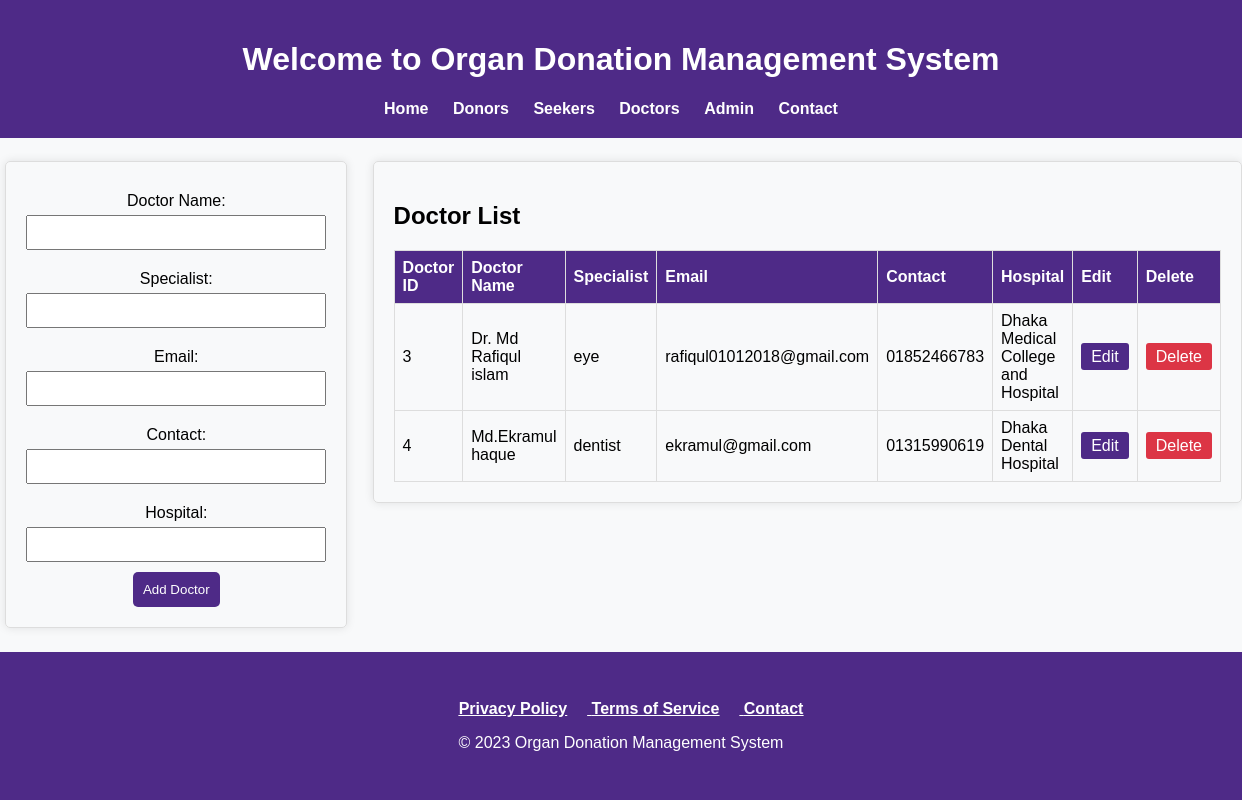
Screenshot of /manage_doctor.php with the database file from the repository.
### tables this page shows
CREATE TABLE `doctor` (
  `doctor_id` int(20) NOT NULL,
  `doctor_name` varchar(30) NOT NULL,
  `specialist` varchar(30) NOT NULL,
  `email` varchar(50) NOT NULL,
  `contact` varchar(30) NOT NULL,
  `hospital` varchar(100) NOT NULL
);

### manage_doctor.php (the view, shortened to what this page needs)
<?php
$servername = "localhost";
$username = "root";
$password = "";
$dbname = "idp_project";
$conn = new mysqli($servername, $username, $password, $dbname);
$sql = "SELECT * FROM doctor";
$result = $conn->query($sql);
$editDoctor = null;
?>
<!DOCTYPE html>
<html lang="en">
<head>
</head>
<body>
    <header>
        <h1>Welcome to Organ Donation Management System</h1>
        <nav>
            <ul>
                <li><a href="home.php">Home</a></li>
                <li><a href="donor.php">Donors</a></li>
                <li><a href="seeker.php">Seekers</a></li>
                <li><a href="doctor.php">Doctors</a></li>
                <li><a href="admin.php">Admin</a></li>
                <li><a href="contact.php">Contact</a></li>
            </ul>
        </nav>
    </header>
    <div style="display: flex; align-items: flex-start;">
        <div class="container">
            <form method="post" action="<?php echo htmlspecialchars($_SERVER["PHP_SELF"]); ?>">
                <label for="doctor_name">Doctor Name:</label>
                <input type="text" name="doctor_name" value="<?php echo isset($editDoctor['doctor_name']) ? $editDoctor['doctor_name'] : ''; ?>" required>
                <label for="specialist">Specialist:</label>
                <input type="text" name="specialist" value="<?php echo isset($editDoctor['specialist']) ? $editDoctor['specialist'] : ''; ?>" required>
                <label for="email">Email:</label>
                <input type="email" name="email" value="<?php echo isset($editDoctor['email']) ? $editDoctor['email'] : ''; ?>" required>
                <label for="contact">Contact:</label>
                <input type="text" name="contact" value="<?php echo isset($editDoctor['contact']) ? $editDoctor['contact'] : ''; ?>" required>
                <label for="hospital">Hospital:</label>
                <input type="text" name="hospital" value="<?php echo isset($editDoctor['hospital']) ? $editDoctor['hospital'] : ''; ?>" required>
                <?php if (isset($editDoctor)): ?>
                    <input type="hidden" name="update_id" value="<?php echo $editID; ?>">
                    <button type="submit">Update Doctor</button>
                <?php else: ?>
                    <button type="submit">Add Doctor</button>
                <?php endif; ?>
            </form>
        </div>
        <div id="doctor-list">
            <h2>Doctor List</h2>
            <table>
                <tr>
                <th>Doctor ID</th>
                    <th>Doctor Name</th>
                    <th>Specialist</th>
                    <th>Email</th>
                    <th>Contact</th>
                    <th>Hospital</th>
                    <th>Edit</th>
                    <th>Delete</th>
                </tr>
                <?php
                    while ($row = $result->fetch_assoc()) {
                        echo "<tr>";
                        echo "<td>" . $row['doctor_id'] . "</td>";
                        echo "<td>" . $row['doctor_name'] . "</td>";
                        echo "<td>" . $row['specialist'] . "</td>";
                        echo "<td>" . $row['email'] . "</td>";
                        echo "<td>" . $row['contact'] . "</td>";
                        echo "<td>" . $row['hospital'] . "</td>";
                        echo "<td><a href='" . $_SERVER['PHP_SELF'] . "?edit_id=" . $row['doctor_id'] . "' style='background-color: #4e2a87; color: #fff; padding: 5px 10px; border: none; border-radius: 3px; cursor: pointer; text-decoration: none;'>Edit</a></td>";
                        echo "<td><a href='" . $_SERVER['PHP_SELF'] . "?delete_id=" . $row['doctor_id'] . "' style='background-color: #dc3545; color: #fff; padding: 5px 10px; border: none; border-radius: 3px; cursor: pointer; text-decoration: none;'>Delete</a></td>";
                        echo "</tr>";
                    }
                ?>
            </table>
        </div>
    </div>
    <footer>
    <div class="footer-container">
        <div class="footer-row">
            <ul style="text-align: center; text-decoration: underline;">
            <li><a href="privacy_policy.php" onclick="openPopup(); return false;" style="color: #fff; font-weight: bold;">Privacy Policy</a></li>
            <li><a href="terms.php" onclick="openPopup(); return false;" style="color: #fff; font-weight: bold;"> Terms of Service</a></li>
                <li><a href="contact.php" style="color: #fff; font-weight: bold;">Contact</a></li>
            </ul>
        </div>
        <div class="footer-row" style="text-align: center;">
            <p>&copy; 2023 Organ Donation Management System</p>
        </div>
    </div>
</footer>
</body>
</html>

### manage_doctor.php (style rules this page uses)
body { display: flex; flex-direction: column; align-items: center; justify-content: space-between; min-height: 100vh; margin: 0; font-family: Arial, sans-serif; background-color: #f8f9fa; }
header { background-color: #4e2a87; color: #ffffff; padding: 20px 0; text-align: center; width: 100%; }
nav ul { list-style-type: none; margin: 0; padding: 0; }
nav ul li { display: inline; margin-right: 20px; }
nav a { text-decoration: none; color: #fff; font-weight: bold; }
.container { flex: 1; display: flex; align-items: center; justify-content: center; text-align: center; }
form { width: 300px; padding: 20px; border: 1px solid #ddd; border-radius: 5px; box-shadow: 0 0 10px rgba(0, 0, 0, 0.1); }
label { display: block; margin: 10px 0 5px; }
input { width: 100%; padding: 8px; margin-bottom: 10px; box-sizing: border-box; }
button { background-color: #4e2a87; color: #fff; padding: 10px; border: none; border-radius: 5px; cursor: pointer; }
#doctor-list { flex: 1; padding: 20px; border: 1px solid #ddd; border-radius: 5px; box-shadow: 0 0 10px rgba(0, 0, 0, 0.1); margin-left: 20px; }
table { width: 100%; border-collapse: collapse; margin-top: 20px; }
table, th, td { border: 1px solid #ddd; }
th, td { padding: 8px; text-align: left; }
th { background-color: #4e2a87; color: #fff; }
footer { background-color: #4e2a87; color: #fff; text-align: center; padding: 2rem; width: 100%; }
footer ul { list-style: none; }
footer ul li { display: inline; margin-right: 20px; }

### rows the page displays
doctor: doctor_id "3", doctor_name "Dr. Md Rafiqul islam", specialist "eye", email "rafiqul01012018@gmail.com", contact "01852466783", hospital "Dhaka Medical College and Hospital"
doctor: doctor_id "4", doctor_name "Md.Ekramul haque", specialist "dentist", email "ekramul@gmail.com", contact "01315990619", hospital "Dhaka Dental Hospital"
